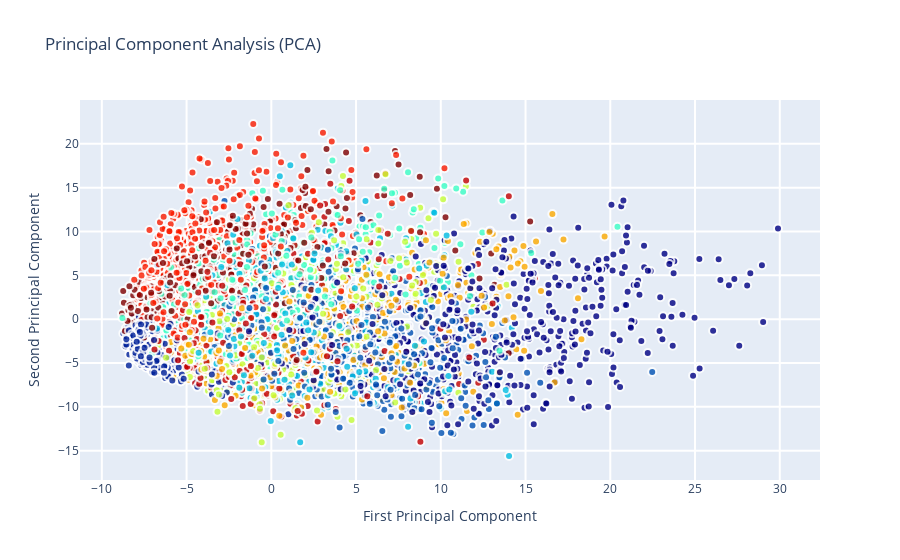

Notebook cell for this chart:
### Markdown cell above
Interactive visualisations of PCA representation

### Code cell
trace0 = go.Scatter(
    x = X_5d[:,0],
    y = X_5d[:,1],
#     name = Target,
#     hoveron = Target,
    mode = 'markers',
    text = Target,
    showlegend = False,
    marker = dict(
        size = 8,
        color = Target,
        colorscale ='Jet',
        showscale = False,
        line = dict(
            width = 2,
            color = 'rgb(255, 255, 255)'
        ),
        opacity = 0.8
    )
)
data = [trace0]

layout = go.Layout(
    title= 'Principal Component Analysis (PCA)',
    hovermode= 'closest',
    xaxis= dict(
         title= 'First Principal Component',
        ticklen= 5,
        zeroline= False,
        gridwidth= 2,
    ),
    yaxis=dict(
        title= 'Second Principal Component',
        ticklen= 5,
        gridwidth= 2,
    ),
    showlegend= True
)


fig = dict(data=data, layout=layout)
py.iplot(fig, filename='styled-scatter')

### Figure 1 — Plotly figure (JSON) as saved in the notebook; plotly's stock layout.template omitted (floating-point values rounded to 4 significant figures; data arrays with more than 128 entries replaced by an {"elided": "..."} marker saying what was removed)
{"data": [{"showlegend": false, "text": {"elided": "6000 int values"}, "y": {"elided": "6000 float values"}, "mode": "markers", "marker": {"opacity": 0.8, "colorscale": [[0, "rgb(0,0,131)"], [0.2, "rgb(0,60,170)"], [0.4, "rgb(5,255,255)"], [0.6, "rgb(255,255,0)"], [0.8, "rgb(250,0,0)"], [1, "rgb(128,0,0)"]], "color": {"elided": "6000 int values"}, "showscale": false, "line": {"color": "rgb(255, 255, 255)", "width": 2}, "size": 8}, "x": {"elided": "6000 float values"}, "type": "scatter"}], "layout": {"showlegend": true, "yaxis": {"ticklen": 5, "gridwidth": 2, "title": {"text": "Second Principal Component"}}, "title": {"text": "Principal Component Analysis (PCA)"}, "xaxis": {"zeroline": false, "ticklen": 5, "gridwidth": 2, "title": {"text": "First Principal Component"}}, "hovermode": "closest"}}
